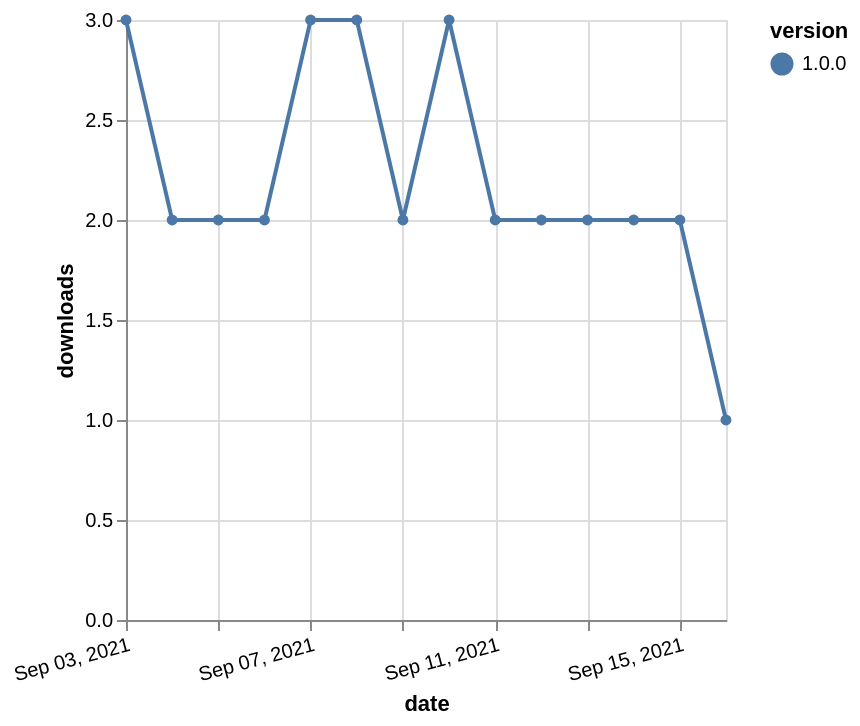

Vega-Lite specification for this chart:
### Vega-Lite specification from a JSON file in a GitHub repository (floating-point values rounded to 4 significant figures)
{"$schema": "https://vega.github.io/schema/vega-lite/v5.json", "description": "A simple bar chart with embedded data.", "data": {"values": [{"date": "2021-09-03", "total": 48, "delta": 3, "version": "1.0.0"}, {"date": "2021-09-04", "total": 50, "delta": 2, "version": "1.0.0"}, {"date": "2021-09-05", "total": 52, "delta": 2, "version": "1.0.0"}, {"date": "2021-09-06", "total": 54, "delta": 2, "version": "1.0.0"}, {"date": "2021-09-07", "total": 57, "delta": 3, "version": "1.0.0"}, {"date": "2021-09-08", "total": 60, "delta": 3, "version": "1.0.0"}, {"date": "2021-09-09", "total": 62, "delta": 2, "version": "1.0.0"}, {"date": "2021-09-10", "total": 65, "delta": 3, "version": "1.0.0"}, {"date": "2021-09-11", "total": 67, "delta": 2, "version": "1.0.0"}, {"date": "2021-09-12", "total": 69, "delta": 2, "version": "1.0.0"}, {"date": "2021-09-13", "total": 71, "delta": 2, "version": "1.0.0"}, {"date": "2021-09-14", "total": 73, "delta": 2, "version": "1.0.0"}, {"date": "2021-09-15", "total": 75, "delta": 2, "version": "1.0.0"}, {"date": "2021-09-16", "total": 76, "delta": 1, "version": "1.0.0"}]}, "width": "container", "mark": {"type": "line", "point": {"filled": true}}, "encoding": {"x": {"field": "date", "type": "temporal", "timeUnit": "yearmonthdate", "title": "date", "axis": {"labelAngle": -15}}, "y": {"field": "delta", "type": "quantitative", "title": "downloads"}, "color": {"field": "version", "type": "nominal"}, "tooltip": {"field": "delta"}}}
